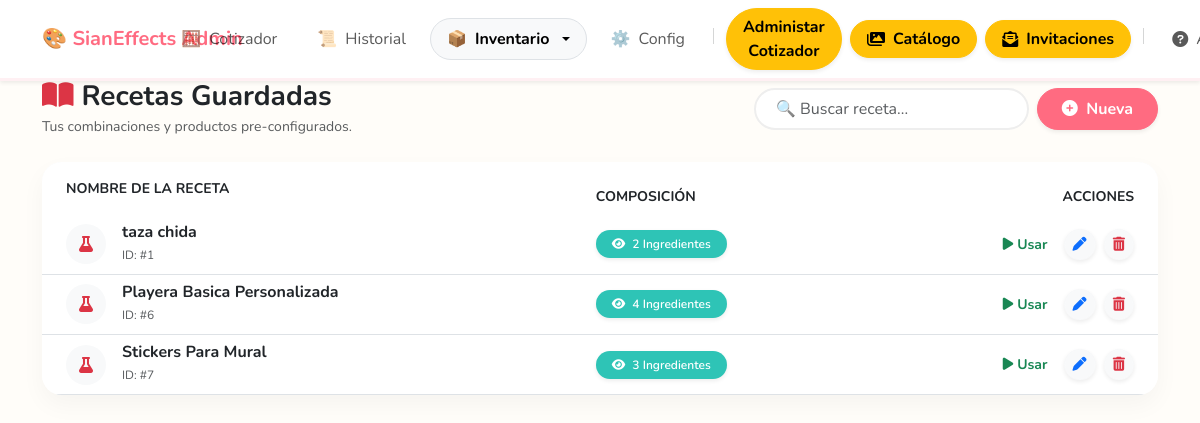
/recetas (signed in), run on the app's committed database.
### tables this page shows
CREATE TABLE configuracion (id INTEGER PRIMARY KEY AUTOINCREMENT, user_id INTEGER, margen_ganancia INTEGER DEFAULT 200, nombre_empresa TEXT DEFAULT 'Mi Negocio', slogan TEXT DEFAULT 'Servicios Creativos', website TEXT DEFAULT '', inventario_activo BOOLEAN DEFAULT 0, ticket_bw BOOLEAN DEFAULT 0);

CREATE TABLE productos (
        id INTEGER PRIMARY KEY AUTOINCREMENT,
        user_id INTEGER NOT NULL,
        nombre TEXT NOT NULL,
        items TEXT NOT NULL,      -- JSON con materiales
        total REAL DEFAULT 0,
        created_at TIMESTAMP DEFAULT CURRENT_TIMESTAMP
    );

### routes/inventory.py (the view, shortened to what this page needs)
@inventory_bp.route('/recetas', methods=['GET', 'POST'])
@login_required
def recetas():
    conn = get_db()
    try:
        query = """SELECT p.id, p.nombre, COUNT(pd.id) as num_materiales
                   FROM productos p
                   LEFT JOIN producto_detalles pd ON p.id=pd.producto_id
                   WHERE p.user_id=?
                   GROUP BY p.id"""
        recetas_db = conn.execute(query, (session['user_id'],)).fetchall()
        recetas_lista = []
        for r in recetas_db:
            receta_dict = dict(r)
            detalles = conn.execute("""
                SELECT m.nombre, pd.cantidad
                FROM producto_detalles pd
                JOIN materiales m ON pd.material_id = m.id
                WHERE pd.producto_id = ?
            """, (receta_dict['id'],)).fetchall()
            receta_dict['ingredientes_reales'] = json.dumps([dict(d) for d in detalles])
            recetas_lista.append(receta_dict)
    except Exception as e:
        print(f"Error al cargar recetas: {e}")
        recetas_lista = []
    conn.close()
    return render_template('recetas.html', recetas=recetas_lista)

### app.py (called while the page is built)
@app.context_processor
def inject_user_config():
    default_config = {
        'nombre_empresa': 'Cotizador Sianeffects', # O el nombre genérico que quieras
        'slogan': '',
        'website': '',
        'margen_ganancia': 100
    }
    if 'user_id' in session:
        try:
            conn = get_db_connection()
            user_config = conn.execute('SELECT * FROM configuracion WHERE user_id = ?', (session['user_id'],)).fetchone()
            conn.close()
            if user_config:
                return {'config': dict(user_config)}
        except Exception as e:
            print(f"Error inyectando config: {e}")
    return {'config': default_config}

@app.after_request
def add_header(response):
    response.headers["Cache-Control"] = "no-cache, no-store, must-revalidate"
    return response

### db.py (called while the page is built)
def get_db_connection():
    conn = sqlite3.connect(DB_NAME)
    conn.row_factory = sqlite3.Row
    return conn

### helpers.py (called while the page is built, shortened)
def login_required(f):
    @wraps(f)
    def decorated_function(*args, **kwargs):
        if 'user_id' not in session:
            flash('Por favor inicia sesión.', 'warning')
            return redirect(url_for('auth.login'))
        return f(*args, **kwargs)
    return decorated_function

def obtener_alertas(user_id):
    alertas = []
    conn = get_db_connection()
    try:
        config = conn.execute("SELECT inventario_activo FROM configuracion WHERE user_id=?", (user_id,)).fetchone()
        user = conn.execute("SELECT subscription_end, role FROM usuarios WHERE id=?", (user_id,)).fetchone()
    except Exception as e:
        print(f"Error obteniendo alertas: {e}")
    finally:
        conn.close()
    return alertas

### routes/main.py (called while the page is built)
@main_bp.app_context_processor
def inject_notifications():
    if 'user_id' in session:
        return {'notificaciones': obtener_alertas(session['user_id'])}
    return {'notificaciones': []}

### templates/recetas.html (shortened to what this page needs)
{% extends "layout.html" %}
{% block content %}
<div class="row align-items-center mb-4 g-3">
    <div class="col-md-6">
        <h3 class="fw-bold text-dark m-0"><i class="fas fa-book-open text-danger me-2"></i>Recetas Guardadas</h3>
        <small class="text-muted">Tus combinaciones y productos pre-configurados.</small>
    </div>
    <div class="col-md-6">
        <div class="d-flex gap-2 justify-content-md-end">
            <input type="text" id="buscador" class="form-control search-input w-50" placeholder="🔍 Buscar receta..."
                onkeyup="filtrarTabla()">
            <a href="{{ url_for('main.cotizador') }}" class="btn btn-primary shadow-sm">
                <i class="fas fa-plus-circle me-1"></i> Nueva
            </a>
        </div>
    </div>
</div>
<div class="card card-custom overflow-hidden">
    <div class="table-responsive">
        <table class="table table-hover align-middle mb-0" id="tablaRecetas">
            <thead class="bg-light text-uppercase small text-muted">
                <tr>
                    <th class="ps-4 py-3 border-0">Nombre de la Receta</th>
                    <th class="border-0">Composición</th>
                    <th class="text-end pe-4 border-0">Acciones</th>
                </tr>
            </thead>
            <tbody class="border-top-0">
                {% for receta in recetas %}
                <tr>
                    <td class="ps-4">
                        <div class="d-flex align-items-center">
                            <div class="bg-light rounded-circle d-flex align-items-center justify-content-center text-danger me-3"
                                style="width: 40px; height: 40px;">
                                <i class="fas fa-flask"></i>
                            </div>
                            <div>
                                <h6 class="fw-bold text-dark mb-0">{{ receta['nombre'] }}</h6>
                                <small class="text-muted" style="font-size: 0.75rem;">ID: #{{ receta['id'] }}</small>
                            </div>
                        </div>
                    </td>
                    <td>
                        <span class="badge badge-sian rounded-pill px-3 py-2 shadow-sm user-select-none"
                            style="cursor: pointer; transition: transform 0.2s;"
                            onmouseover="this.style.transform='scale(1.05)'"
                            onmouseout="this.style.transform='scale(1)'"
                            onclick='verDetallesReceta({{ receta|tojson|safe }})' title="Ver lista de ingredientes">
                            <i class="fas fa-eye me-1"></i> {{ receta['num_materiales'] }} Ingredientes
                        </span>
                    </td>
                    <td class="text-end pe-4">
                        <a href="{{ url_for('main.cotizador', cargar_receta=receta['id']) }}"
                            class="btn btn-sm btn-outline-success border-0 rounded-pill me-1 fw-bold"
                            title="Usar en Cotizador">
                            <i class="fas fa-play"></i> Usar
                        </a>
                        <button class="btn btn-sm btn-light text-primary rounded-circle shadow-sm me-1"
                            onclick='editarReceta({{ receta|tojson }})' title="Renombrar">
                            <i class="fas fa-pen"></i>
                        </button>
                        <a href="{{ url_for('inventory.eliminar_receta', id=receta['id']) }}"
                            class="btn btn-sm btn-light text-danger rounded-circle shadow-sm"
                            onclick="return confirm('¿Borrar esta receta permanentemente? No podrás deshacerlo.')"
                            title="Eliminar">
                            <i class="fas fa-trash-alt"></i>
                        </a>
                    </td>
                </tr>
                {% endfor %}
            </tbody>
        </table>
    </div>
</div>
{% endblock %}

### templates/layout.html (shortened to what this page needs)
<!doctype html>
<html lang="es">
<head>
    <link href="https://cdn.jsdelivr.net/npm/bootstrap@5.3.0/dist/css/bootstrap.min.css" rel="stylesheet">
    <link rel="stylesheet" href="https://cdnjs.cloudflare.com/ajax/libs/font-awesome/6.0.0/css/all.min.css">
</head>
<body>
    {% block navbar %}
    <nav class="navbar navbar-expand-lg navbar-light bg-white shadow-sm fixed-top navbar-sian">
        <div class="container">
            <a class="navbar-brand fw-bold text-primary me-auto" href="{{ url_for('main.cotizador') }}">
                <span style="color: var(--sian-pink);">🎨 {{ config['nombre_empresa'] }}</span>
            </a>
            <div class="offcanvas offcanvas-start" tabindex="-1" id="miMenuMobile" aria-labelledby="miMenuLabel">
                <div class="offcanvas-body">
                    <ul class="navbar-nav ms-auto gap-2 align-items-lg-center mt-3 mt-lg-0 w-100 justify-content-end">
                        <li class="nav-item">
                            <a class="nav-link d-flex align-items-center justify-content-start justify-content-lg-center gap-2 {% if request.endpoint == 'main.cotizador' %}active fw-bold bg-light border{% endif %} rounded-pill px-3"
                                href="{{ url_for('main.cotizador') }}">🧮 <span>Cotizador</span></a>
                        </li>
                        <li class="nav-item">
                            <a class="nav-link d-flex align-items-center justify-content-start justify-content-lg-center gap-2 {% if request.endpoint == 'main.historial' %}active fw-bold bg-light border{% endif %} rounded-pill px-3"
                                href="{{ url_for('main.historial') }}">📜 <span>Historial</span></a>
                        </li>
                        <li class="nav-item dropdown">
                            <a class="nav-link dropdown-toggle d-flex align-items-center justify-content-start justify-content-lg-center gap-2 {% if 'inventory' in request.endpoint %}active fw-bold bg-light border{% endif %} rounded-pill px-3"
                                href="#" role="button" data-bs-toggle="dropdown">📦 <span>Inventario</span></a>
                        </li>
                        <li class="nav-item">
                            <a class="nav-link d-flex align-items-center justify-content-start justify-content-lg-center gap-2 {% if request.endpoint == 'main.configuracion' %}active fw-bold bg-light border{% endif %} rounded-pill px-3"
                                href="{{ url_for('main.configuracion') }}">⚙️ <span>Config</span></a>
                        </li>
                        {% if session.get('role', 0) >= 1 %}
                        <li class="nav-item d-none d-lg-block">
                        </li>
                        <li class="nav-item">
                            <a class="btn btn-warning rounded-pill fw-bold w-100 shadow-sm px-3 d-flex align-items-center justify-content-start justify-content-lg-center gap-2"
                                href="{{ url_for('admin.dashboard') }}">
                                <span>Administar Cotizador</span>
                            </a>
                        </li>
                        <li class="nav-item">
                            <a class="btn btn-warning rounded-pill fw-bold w-100 shadow-sm px-3 d-flex align-items-center justify-content-start justify-content-lg-center gap-2"
                                href="{{ url_for('catalogo.admin_categorias') }}">
                                <i class="fas fa-images"></i> <span>Catálogo</span>
                            </a>
                        </li>
                        <li class="nav-item">
                            <a class="btn btn-warning rounded-pill fw-bold w-100 shadow-sm px-3 d-flex align-items-center justify-content-start justify-content-lg-center gap-2"
                                href="{{ url_for('invitaciones_admin.gestionar_invitaciones') }}">
                                <i class="fas fa-envelope-open-text"></i> <span>Invitaciones</span>
                            </a>
                        </li>
                        {% endif %}
                        <li class="nav-item d-none d-lg-block">
                        </li>
                        <li class="nav-item">
                            <a class="nav-link d-flex align-items-center justify-content-start justify-content-lg-center gap-2 px-3"
                                href="{{ url_for('main.ayuda') }}">
                                <i class="fas fa-question-circle"></i> <span>Ayuda</span>
                            </a>
                        </li>
                    </ul>
                </div>
            </div>
        </div>
    </nav>
    {% endblock %}
    <div class="container pb-5">
        {% block content %}{% endblock %}
    </div>
</body>
</body>
</html>

### templates/layout.html (style rules this page uses)
:root { --sian-pink: #ff6b81; --sian-pink-light: #fff0f3; --sian-teal: #2ec4b6; --sian-teal-dark: #1f8c82; --bg-cream: #fffdf9; }
body { font-family: 'Nunito', sans-serif; background-color: var(--bg-cream); padding-top: 80px; color: #555; }
.navbar-sian { background-color: #ffffff; border-bottom: 3px solid var(--sian-pink-light); }
.navbar-brand { font-weight: 800; color: #333 !important; }
.card-custom { border: none; border-radius: 20px; box-shadow: 0 10px 20px rgba(0, 0, 0, 0.05); }
.search-input { border-radius: 50px; padding-left: 20px; border: 2px solid #eee; }
@media (min-width: 992px) { .offcanvas { position: static !important; z-index: auto !important; flex-grow: 1 !important; width: auto !important; height: auto !important; visibility: visible !important; background-color: transparent !important; border: 0 !important; transform: none !important; transition: none !important; box-shadow: none !important; } }
@media (min-width: 992px) { .offcanvas-body { padding: 0 !important; overflow: visible !important; display: flex !important; flex-direction: row !important; justify-content: flex-end !important; } }
@media (min-width: 992px) { .navbar-nav { margin-top: 0 !important; } }
@media (min-width: 992px) { .nav-item { width: auto !important; } }

### templates/recetas.html (style rules this page uses)
:root { --sian-pink-hover: #ff4757; --text-dark: #2f3542; }
.card-custom { border: none; border-radius: 20px; box-shadow: 0 10px 25px rgba(0, 0, 0, 0.04); background: white; transition: transform 0.2s; }
.search-input { border-radius: 50px; padding-left: 20px; border: 2px solid #eee; background-color: white; transition: all 0.3s; }
.btn-primary { background-color: var(--sian-pink); border-color: var(--sian-pink); border-radius: 50px; padding: 8px 24px; font-weight: 700; transition: all 0.3s; }
.badge-sian { background-color: var(--sian-teal); color: white; font-weight: 600; }

### data on the page
configuracion: nombre_empresa "SianEffects Admin"
productos: nombre "taza chida", id "1", num_materiales "2"
productos: nombre "Playera Basica Personalizada", id "6", num_materiales "4"
productos: nombre "Stickers Para Mural", id "7", num_materiales "3"
